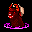

Rendered tile map (Tiled .tmx) drawn with the repository's tilesets; below, a short description and the full map source, tile grids included:
An orthogonal 1x1 tile map with 32x32 px tiles, 2 tile layers (Ground, Walls) and 1 object (SpawnPoint).

<map version="1.10" tiledversion="1.10.1" orientation="orthogonal" renderorder="right-down" width="1" height="1" tilewidth="32" tileheight="32" infinite="0" nextlayerid="5" nextobjectid="40">
 <tileset firstgid="1" name="Tileset" tilewidth="32" tileheight="32" tilecount="3072" columns="64">
  <image source="Tileset.png" width="2048" height="1536" />
 </tileset>
 <layer id="1" name="Ground" width="1" height="1">
  <data>
   <tile gid="2991" />
  </data>
 </layer>
 <layer id="2" name="Walls" width="1" height="1">
  <data>
   <tile gid="2992" />
  </data>
 </layer>
 <objectgroup id="3" name="NormalMobs" />
 <objectgroup id="4" name="EliteMobs" />
 <objectgroup id="5" name="BossMobs" />
 <objectgroup id="6" name="PassiveMobs" />
 <objectgroup id="7" name="Decorations" />
 <objectgroup id="8" name="Chests" />
 <objectgroup id="9" name="UtilsObjects">
  <object id="15" name="SpawnPoint" x="0" y="0" width="32" height="32" />
 </objectgroup>
</map>
